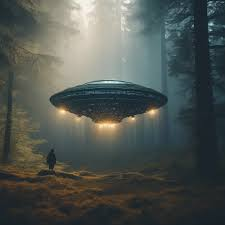
#> input picture LO4/Enhance Image/Rotate image/Cv2 library (rotate)/download.jpeg, 225 x 225 px
$ python 'Imutils (rotate).py'
#> lines starting #> are read from the running program, lines starting #| are printed output that depends on the picture
import imutils as mu
import cv2
image = cv2.imread('../Cv2 library (rotate)/download.jpeg')
#> image is the input picture: shape (225, 225, 3); mean B, G, R 80.6, 85.1, 79.1
cv2.imshow('Original', image)
rotated_image = mu.rotate(image, 90)
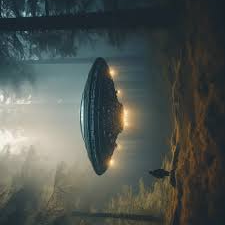
#> rotated_image: shape (225, 225, 3); mean B, G, R 80.6, 85.1, 79.1
cv2.imshow('Rotated', rotated_image)
cv2.waitKey(0)
